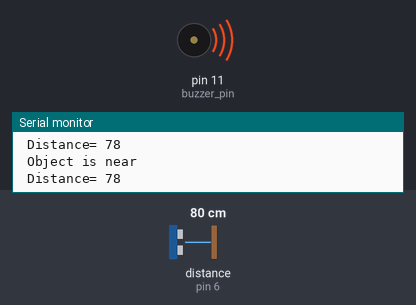
The sketch below on a simulated Arduino Uno, built with avr-gcc and run on an emulated ATmega328P. Shown: buzzer (waves = sounding, pin HIGH), the last lines printed to the serial monitor. Wiring (inferred from the names in the program): ultrasonic range finder: trigger pin 7; echo pin 6. The test bench sets the inputs (shaded band); at power-on: distance to the obstacle (sensor on pin 6) 80 cm. The echo pulse lasts 58.3 µs per cm; pins used as bus, display or sensor lines are not drawn.

Above: at 1.3 s.
1.4 s: distance to the obstacle (sensor on pin 6) set to 98 cm
2.9 s: distance to the obstacle (sensor on pin 6) set to 105 cm
At 3.7 s:
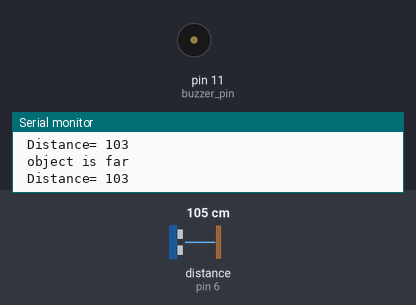
4.5 s: distance to the obstacle (sensor on pin 6) set to 18 cm
At 5.4 s:
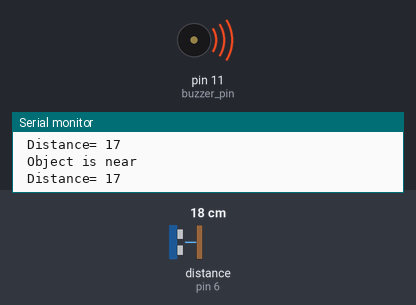
6.0 s: distance to the obstacle (sensor on pin 6) set to 120 cm
At 7.0 s:
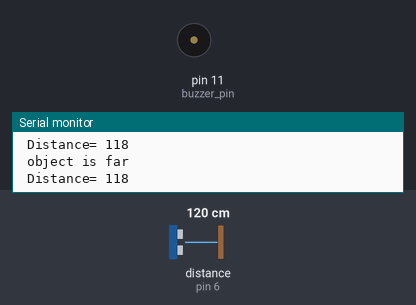
Timing chart, 0 to 8.5 s (numbered marks = the images above; inputs shaded):
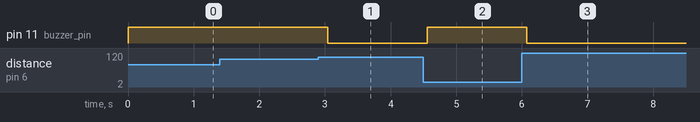

Measured:
- the behaviour switches between 102 and 103 cm on distance to the obstacle (sensor on pin 6) (found by bisection; images 0 and 1)
- after the input at 2.9 s, pin 11 (buzzer_pin): HIGH → LOW after 0.14 s
- after the input at 4.5 s, pin 11 (buzzer_pin): LOW → HIGH after 0.06 s
- after the input at 6.0 s, pin 11 (buzzer_pin): HIGH → LOW after 0.07 s

The sketch:

multidistance_meter.ino
```cpp
int trigger_pin = 7;
int echo_pin = 6;
int buzzer_pin = 11;
int time;
int distance;
void setup()
{
        Serial.begin (9600);
        pinMode (trigger_pin, OUTPUT);
        pinMode (echo_pin, INPUT);
        pinMode (11, OUTPUT);
}
void loop()
{
    digitalWrite (trigger_pin, HIGH);
    delayMicroseconds (10);
    digitalWrite (trigger_pin, LOW);
    time = pulseIn (echo_pin, HIGH);
    distance = (time * 0.034) / 2;

  if (distance <= 100)
        {
        Serial.println (" Object is near ");
        Serial.print (" Distance= ");
        Serial.println (distance);
        digitalWrite (11, HIGH);
        delay (500);
        }
  else {
        Serial.println (" object is far ");
        Serial.print (" Distance= ");
        Serial.println (distance);
        digitalWrite (buzzer_pin, LOW);
        delay (500);
       }
}
```
